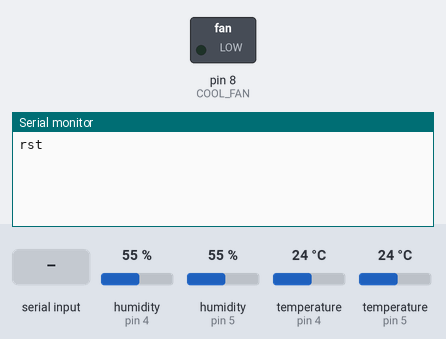
A sketch run on a simulated Arduino Uno, built with avr-gcc and run on an emulated ATmega328P. On the bench: switched loads named in the sketch (green lamp = pin HIGH), the last lines printed to the serial monitor. The inputs (shaded band) are chosen by the test bench; at power-on: humidity (sensors on pin 4, pin 5) 55 %, temperature (sensors on pin 4, pin 5) 24 °C.

Above: at 1.2 s.
1.3 s: "stp\n" received over Serial
At 2.5 s:
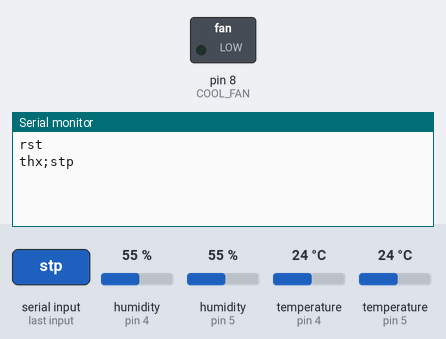
2.8 s: "log\n" received over Serial
At 4.0 s:
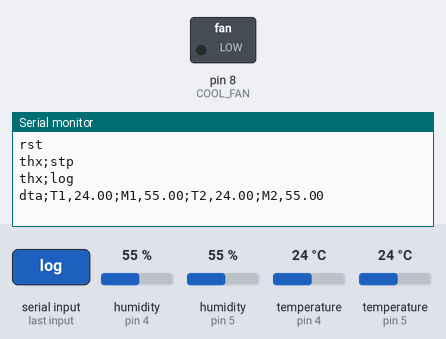
4.3 s: "F1\n" received over Serial
At 4.9 s:
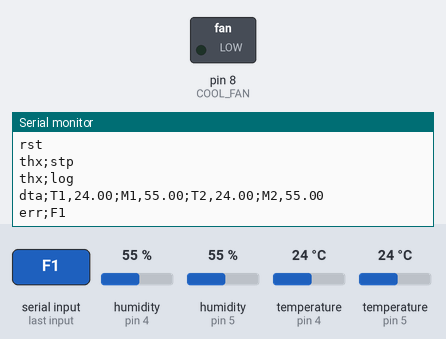

The sketch:

main.ino
```cpp
#include "iosetup.h"
#include <DHT.h>

const int MAX_CMD_LENGTH = 100;
const int CMD_ID_LENGTH = 3;

char serialIn[MAX_CMD_LENGTH];
int cmdParseIndex, outputVal;
String command,output;
String outputName;
int numOutputs;

DHT TM1(DHT1, DHT22);
DHT TM2(DHT2, DHT22);
DHT TM3(DHT3, DHT22);
DHT TM4(DHT4, DHT22);

float T1, T2, T3, T4;
float M1, M2, M3, M4;


void setup() {
    Serial.begin(115200);
    Serial.println("rst");

    cmdParseIndex = 0;

    pinMode(COOL_FAN, OUTPUT);
    TM1.begin();
    TM2.begin();
}

void loop() {
  if(Serial.available() > 0){
    delay(20);
    int availableBytes = Serial.available();
    for(int i = 0; i < availableBytes; i++)
      serialIn[i] = Serial.read();

    command = readNext(';');
    if (command == "stp")  {
      Serial.println("thx;" + command);
      setOutputs();
    }
    else if (command == "log") {
      Serial.println("thx;" + command);
      logData();
    }
    else
      Serial.println("err;" + command);

    cmdParseIndex = 0;
    emptyInput();
  }
}

String readNext(char delim){
  bool isDone = false;
  String item = "";
  while(!isDone && cmdParseIndex < MAX_CMD_LENGTH){
    char charIn = serialIn[cmdParseIndex];
    if (charIn != delim && charIn != '\n'){
      item += (String) charIn;
      cmdParseIndex++;
    }
    else
      isDone = true;
  }
  return item;
}

void emptyInput(){
  for(int i = 0; i < MAX_CMD_LENGTH; i++)
    serialIn[i] = NULL;
}

void setOutputs(){
  int numOutputs = readNext(';').toInt();
  for(int i = 0; i < numOutputs; i++){
    outputName = readNext(',');
    outputVal = readNext(';').toInt();
    setOutput(outputName, outputVal);
  }
}

void setOutput(String output, int outVal){
  if (output == "F1")
    digitalWrite(COOL_FAN, outVal);
  else
    Serial.println("stpErr;" + output);
}

void logData(){
  T1 = TM1.readTemperature();
  M1 = TM1.readHumidity();
  T2 = TM2.readTemperature();
  M2 = TM2.readHumidity();

  Serial.print("dta;T1,");
  Serial.print(T1);
  Serial.print(";M1,");
  Serial.print(M1);
  Serial.print(";T2,");
  Serial.print(T2);
  Serial.print(";M2,");
  Serial.print(M2);
  Serial.println();
}
```

iosetup.h
```cpp
/* iosetup.h
 * Setup for inuputs and outputs in greenhouse
 * Started 2020-06-05
 * Created by Leif Blake
 */

#ifndef IOSETUP_H
#define IOSETUP_H

//RS485 Shield
//Shield should be in ON/MANU setting
#define RS485_EN 2 //Using pins 0 and 1 for Rx and Tx
#define SOIL1_ADDR 1 //For ST1 and SM1
#define SOIL2_ADDR 4 //For ST2 and SM2

//Motor Controller Shield
#define MOTOR_DIR 12
#define MOTOR_PWM 3

//DHT22 Sensors (Air Temp and Humidity)
#define DHT1 4 //For T1 and M1
#define DHT2 5 //For T2 and M2
#define DHT3 6 //For T3 and M3
#define DHT4 7 //For T4 and M4

//Digital inputs
#define WATER_TEMP A1 //Reservoir water temperature
#define WATER_HIGH A2 //float switch near top of reservoir
#define WATER_LOW A3 //float switch near bottom of reservoir
#define WINDOW1 A4 //detects if window is open
#define DOOR A5 // detects if door is open
#define LIMIT1 SDA
#define LIMIT2 SCL

//Outputs
#define COOL_FAN 8 //air intake from the north wall
#define BLOWER 9 //circulating air
#define VALVE1 10 //water to zone 1
#define VALVE2 11 //water to zone 2
#define VALVE_IN 13 //filling up the water tank

#endif
```

Measured:
- after the input at 1.3 s, the serial monitor: prints a new line at once (image 1)
- after the input at 2.8 s, the serial monitor: prints a new line at once (image 2)
- after the input at 4.3 s, the serial monitor: prints a new line at once (image 3)
